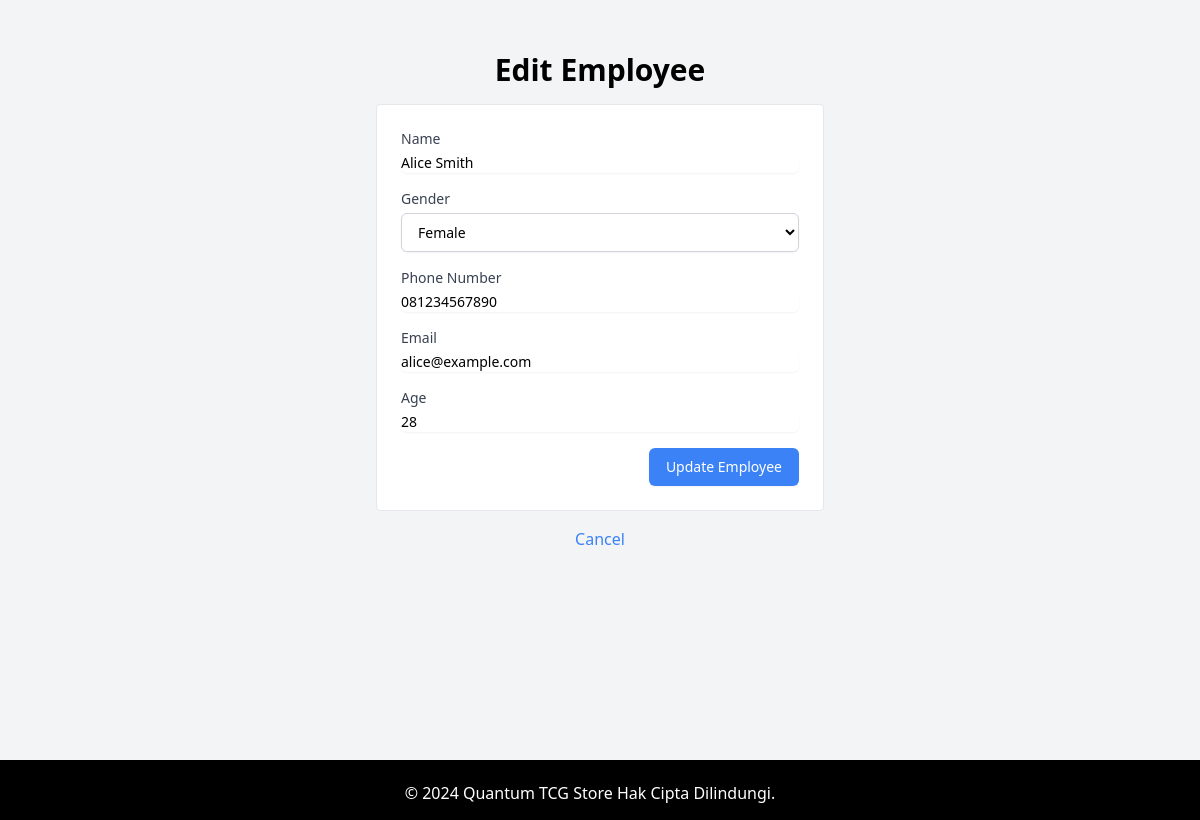
Screenshot of /sources/employees/edit.php?id=E00001 with the database file from the repository.
### tables this page shows
CREATE TABLE Employees (
        EmployeeID char(6)  NOT NULL,
        Name varchar(100)  NOT NULL,
        Gender varchar(10)  NOT NULL,
        PhoneNumber varchar(20)  NOT NULL,
        Email varchar(100)  NOT NULL,
        Age int  NOT NULL,
        CONSTRAINT Employees_pk PRIMARY KEY (EmployeeID)
    );

### sources/employees/edit.php (the view, shortened to what this page needs)
<?php
include '../../service/db.php';
$employee_id = $_GET['id'];
$sql = 'SELECT * FROM Employees WHERE EmployeeID = ?';
$statement = $pdo->prepare($sql);
$statement->execute([$employee_id]);
$employee = $statement->fetch();
?>
<!DOCTYPE html>
<html lang="en">
<head>
    <link rel="stylesheet" href="../css/styles.css">
    <link href="https://cdn.jsdelivr.net/npm/tailwindcss@2.2.19/dist/tailwind.min.css" rel="stylesheet">
</head>
<body class="bg-gray-100">
    <div class="container mx-auto mt-8">
        <h1 class="text-3xl font-bold mb-4 text-center">Edit Employee</h1>
        <form action="" method="POST" class="max-w-md mx-auto bg-white p-6 rounded border border-gray-200">
            <div class="mb-4">
                <label for="name" class="block text-sm font-medium text-gray-700">Name</label>
                <input type="text" id="name" name="name" value="<?= htmlspecialchars($employee['Name']) ?>" class="mt-1 focus:ring-indigo-500 focus:border-indigo-500 block w-full shadow-sm sm:text-sm border-gray-300 rounded-md">
            </div>
            <div class="mb-4">
                <label for="gender" class="block text-sm font-medium text-gray-700">Gender</label>
                <select id="gender" name="gender" class="mt-1 block w-full py-2 px-3 border border-gray-300 bg-white rounded-md shadow-sm focus:outline-none focus:ring-indigo-500 focus:border-indigo-500 sm:text-sm">
                    <option value="Female" <?= ($employee['Gender'] == 'Female') ? 'selected' : '' ?>>Female</option>
                </select>
            </div>
            <div class="mb-4">
                <label for="phone" class="block text-sm font-medium text-gray-700">Phone Number</label>
                <input type="text" id="phone" name="phone" value="<?= htmlspecialchars($employee['PhoneNumber']) ?>" class="mt-1 focus:ring-indigo-500 focus:border-indigo-500 block w-full shadow-sm sm:text-sm border-gray-300 rounded-md">
            </div>
            <div class="mb-4">
                <label for="email" class="block text-sm font-medium text-gray-700">Email</label>
                <input type="email" id="email" name="email" value="<?= htmlspecialchars($employee['Email']) ?>" class="mt-1 focus:ring-indigo-500 focus:border-indigo-500 block w-full shadow-sm sm:text-sm border-gray-300 rounded-md">
            </div>
            <div class="mb-4">
                <label for="age" class="block text-sm font-medium text-gray-700">Age</label>
                <input type="text" id="age" name="age" value="<?= htmlspecialchars($employee['Age']) ?>" class="mt-1 focus:ring-indigo-500 focus:border-indigo-500 block w-full shadow-sm sm:text-sm border-gray-300 rounded-md">
            </div>
            <div class="flex justify-end">
                <button type="submit" class="inline-flex justify-center py-2 px-4 border border-transparent shadow-sm text-sm font-medium rounded-md text-white bg-blue-500 hover:bg-blue-600 focus:outline-none focus:ring-2 focus:ring-offset-2 focus:ring-blue-500">
                    Update Employee
                </button>
            </div>
        </form>
        <a href="employees.php" class="block text-center mt-4 text-blue-500 hover:text-blue-700">Cancel</a>
    </div>
    <footer class="bg-gray-800 text-white text-center py-4 mt-auto">
    </footer>
</body>
</html>

### styles.css (style rules this page uses)
.container { max-width: 800px; margin: 0 auto; padding: 20px; }
h1 { text-align: center; }
p { text-align: center; margin-top: 20px; }
footer { background-color: #000000; color: #fff; text-align: center; padding: 20px; position: absolute; bottom: 0; width: 100%; padding-left: 0%; height: 60px; padding-top: 1px; }

### sources/employees/edit.php (style rules this page uses)
body { display: flex; flex-direction: column; min-height: 100vh; }

### rows the page displays
employees: name "Alice Smith", gender "Female", phone "081234567890", email "alice@example.com", age "28"
